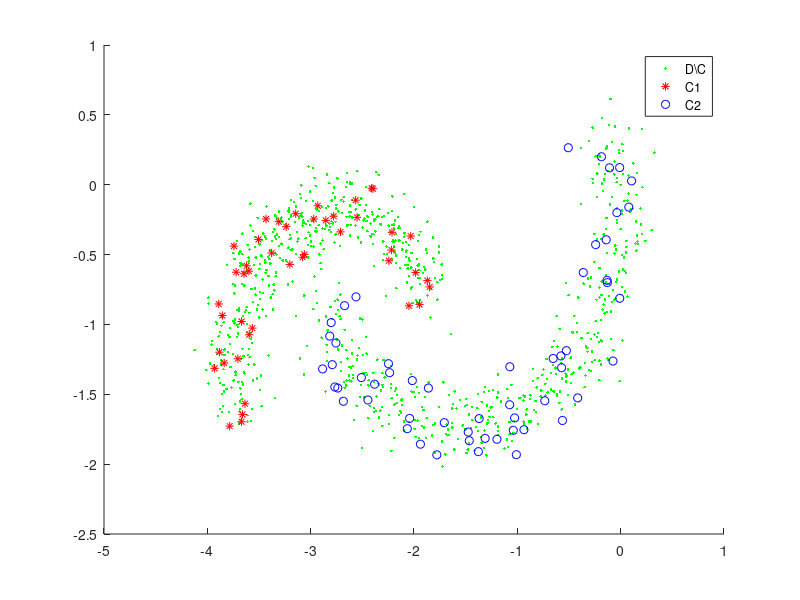

The MATLAB script that drew this image: (Note: this script raises an error after producing the figure.)
load two_moons.mat[dim, dataSize] = size(data);N = 100; % Number of classes considered known% In data, each column is an observation.% Covariance and mean treat rows as observationsC = data';S = cov(C); mu = mean(C);C1 = zeros(1, dim);C2 = zeros(1, dim);sizeC1 = 0;sizeC2 = 0;for i = 1:N  if (labels(i) == 1)    C1 = [C(i, :); C1];    sizeC1 = sizeC1 + 1;  else    C2 = [C(i, :); C2];    sizeC2 = sizeC2 + 1;  endend% Remove extra rowC1 = C1(1:sizeC1, :);C2 = C2(1:sizeC2, :);k = 2; % Number of components for PCA[V, D] = eigs(S, k);% 2D PCA ProjectionprojC1 = zeros(sizeC1, k);for i = 1:sizeC1  projC1(i, 1) = dot(C1(i, :)', V(:, 1));  projC1(i, 2) = dot(C1(i, :)', V(:, 2));endprojC2 = zeros(sizeC2, k);for i = 1:sizeC2  projC2(i, 1) = dot(C2(i, :)', V(:, 1));  projC2(i, 2) = dot(C2(i, :)', V(:, 2));endprojCC = zeros(dataSize - N, k);for i = (N+1):dataSize  projCC(i, 1) = dot(C(i, :)', V(:, 1));  projCC(i, 2) = dot(C(i, :)', V(:, 2));endclf;hold on;plot(projCC(:, 1), projCC(:, 2), 'g.');plot(projC1(:, 1), projC1(:, 2), 'r*');plot(projC2(:, 1), projC2(:, 2), 'bo');legend('D\C', 'C1', 'C2');t = labels(1:N);findCoefficient(C, t, 1);